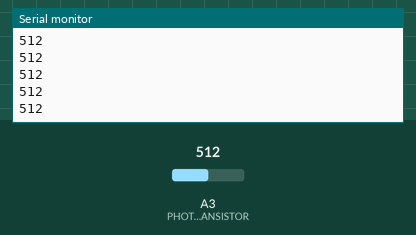
This sketch was run on a simulated Arduino Uno, built with avr-gcc and run on an emulated ATmega328P. Shown: the last lines printed to the serial monitor. The inputs (shaded band) are chosen by the test bench; at power-on: A3 (PHOTOTRANSISTOR) = 512.

Above: at 1.2 s.
1.3 s: A3 (PHOTOTRANSISTOR) set to 716
At 1.32 s:
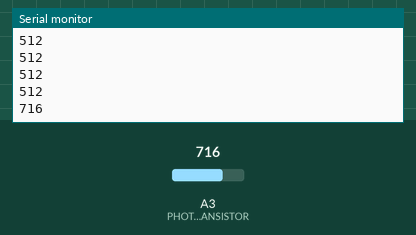
2.8 s: A3 (PHOTOTRANSISTOR) set to 900
At 2.83 s:
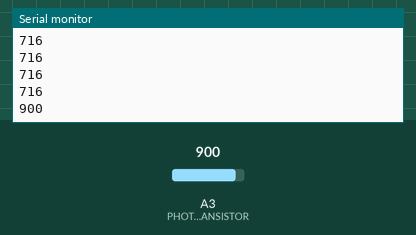
Timing chart, 0 to 5.8 s (numbered marks = the images above; inputs shaded):
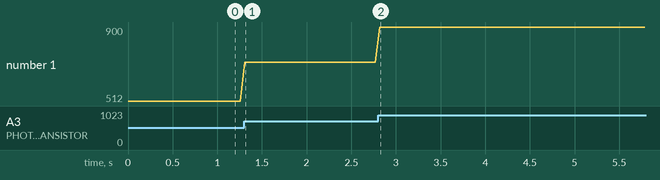

Measured:
- after the input at 1.3 s, the serial monitor: prints a new line at once (image 1)
- after the input at 2.8 s, the serial monitor: prints a new line at once (image 2)
- plotted number 1: 512 → 716 after the input at 1.3 s, 716 → 900 after the input at 2.8 s

The sketch:

phototransistor.ino
```cpp
int PHOTOTRANSISTOR = 3;

void setup() {
  pinMode(PHOTOTRANSISTOR, INPUT);
  Serial.begin(115200);
  Serial.println("HI THERE, I'M READY!");
}

void loop() {


  Serial.println(analogRead(PHOTOTRANSISTOR));
  delay(50);

}
```
